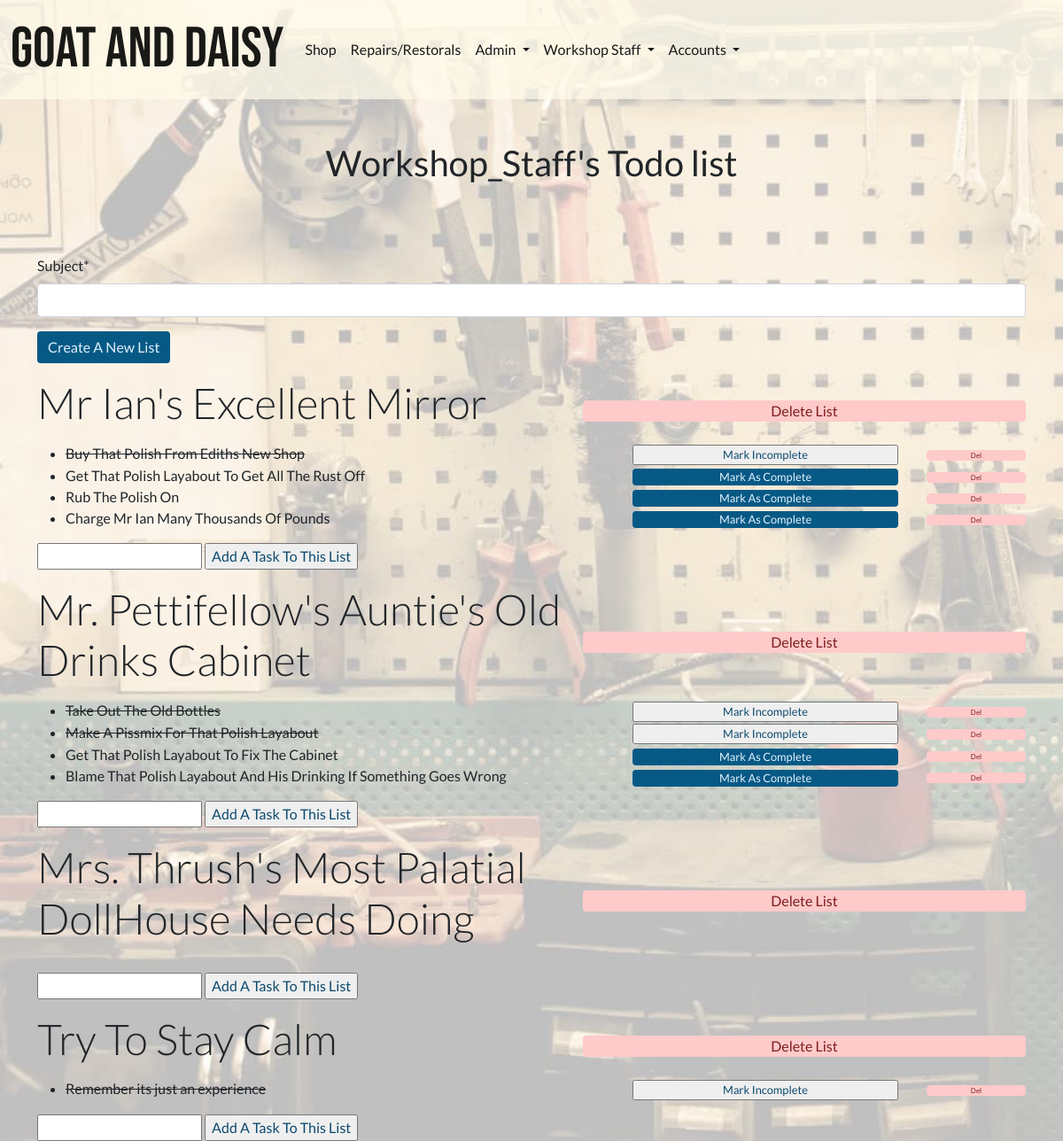
The page /workshop/task-manager/ (signed in) on the database its author committed.
### repairs_restorals/models.py (models this page shows, shortened)
class TodoList(models.Model):
    staff_member = models.ForeignKey(StaffMember, on_delete=models.CASCADE)
    subject = models.CharField(max_length=255)
    admin_created = models.BooleanField(default=False)

class TodoItem(models.Model):
    todo_list = models.ForeignKey(
        TodoList, on_delete=models.CASCADE, related_name="items")
    title = models.CharField(max_length=255)
    is_completed = models.BooleanField(default=False)

### repairs_restorals/views.py (the view, shortened to what this page needs)
# urls.py: path('task-manager/', views.TaskManager.as_view(), name="task_manager"),
class TaskManager(GroupRequiredMixin, View):
    group_required = [u'General Staff']
    def get(self, request, *args, **kwargs):
        staff_member = get_object_or_404(
            StaffMember, username=self.request.user)
        todo_list = TodoList.objects.prefetch_related(
            'items').filter(staff_member=staff_member)
        todo_list_form = CreateTodoListForm()
        todo_list_item_form = CreateTodoListItemForm()
        context = {
            'todo_list': todo_list,
            'todo_list_form': todo_list_form,
            'todo_list_item_form': todo_list_item_form,
        }
        return render(request, 'repairs_restorals/todo_list.html', context)

### repairs_restorals/forms.py
class CreateTodoListForm(forms.ModelForm):
    class Meta:
        model = TodoList
        fields = ['subject']

class CreateTodoListItemForm(forms.ModelForm):
    class Meta:
        model = TodoItem
        fields = ['title', 'is_completed']

### invoices/contexts.py (called while the page is built, shortened)
def shopping_cart(request):
    template_cart = []
    products_count = 0
    order_amount = 0
    shipping = 0
    cart = request.session.get('cart', {})
    for item in enumerate(template_cart):
        products_count += 1
    order_total = order_amount + shipping
    stripe_total = round(order_total * 100)
    context = {
        'template_cart': template_cart,
        'products_count': products_count,
        'order_amount': order_amount,
        'shipping': shipping,
        'order_total': order_total,
        'stripe_total': stripe_total,
    }
    return context

### profiles/group_mixin_decorator.py (called while the page is built)
    def dispatch(self, request, *args, **kwargs):
        if not request.user.is_authenticated:
            raise PermissionDenied
        else:
            user_groups = []
            for group in request.user.groups.values_list('name', flat=True):
                user_groups.append(group)
            if len(set(user_groups).intersection(self.group_required)) <= 0:
                raise PermissionDenied
        return super(GroupRequiredMixin, self).dispatch(request, *args, **kwargs)

### profiles/templatetags/user_in_group_tag.py (called while the page is built)
@register.filter(name='has_group')
def has_group(user, group_name):
    try:
        group = Group.objects.get(name=group_name)
    except Group.DoesNotExist:
        return False
    return group in user.groups.all()

### repairs_restorals/templates/repairs_restorals/todo_list.html (shortened to what this page needs)
{% extends 'base.html' %}
{% load crispy_forms_tags %}
{% load static %}
{% block extra_css %}
<link rel="stylesheet" href="{% static 'css/workshop_bg_image_trans.css' %}">
{% endblock %}
{% block content %}
<p class="h1" style="margin-top: 10rem; margin-bottom: 5rem;text-align:center;">{{ request.user | title }}'s Todo list</p>
<form action="." method="POST">
    {{ todo_list_form | crispy }}
    <input type="submit" class="btn btn-info" value="Create A New List">
</form>
{% for list in todo_list %}
<div class="task" style="padding-top: 1rem;">
    <div class="list-flex" style="display: flex; align-items: center; justify-content:space-between;">
        <p class="display-5">{{list.subject}}</p>
        <form action="{% url 'manage_item' pk=list.id %}" method="GET">
            <input type="submit" name="delete_list" value="Delete List" style="font-size: 1rem; padding: 0; width: 500px;" class="btn btn-danger">
        </form>
    </div>
    <ul>
        {% for item in list.items.all %}
            <div class="list-item-flex" style="display:flex; justify-content:space-between;">
                {% if item.is_completed %}
                <li><s>{{ item.title }}</s></li>
                {% else %}
                <li>{{ item.title }}</li>
                {% endif %}
                <div class="list-item-form-flex" style="display:flex; gap:2rem;">
                    <form action="{% url 'manage_item' pk=item.id %}" method="GET">
                        {% if item.is_completed %}
                        <input type="submit" name="toggle_item" value="Mark Incomplete" style="font-size: .8rem; padding: 0; width: 300px;" class="text-info">
                        {% else %}
                        <input type="submit" name="toggle_item" value="Mark As Complete" style="font-size: .8rem; padding: 0; width:300px;" class="btn btn-info">
                        {% endif %}
                    </form>
                    <form action="{% url 'manage_item' pk=item.id %}" method="GET">
                        <input type="submit" name="delete_list_item" value="Del" style="font-size: .5rem; padding: 0;" class="btn btn-danger">
                    </form>
                </div>
            </div>
        {%endfor %}
    </ul>
    <form action="." method=POST>
        <input type="text" name="title" id="title">
        <input type="submit" value="Add A Task To This List" class="text-info">
    </form>
</div>
{% endfor %}
{% endblock %}

### static/css/site_base_custom.css (style rules this page uses)
body { background-color: var(--amber-100); font-family: "Lato", sans-serif; }
.btn { min-width: 7rem; }
.btn-warning, .btn-info { background-color: var(--sky-800); color: var(--sky-100); border: unset; }
.btn-danger { background-color: var(--red-200); color: var(--red-900); border: unset; }
.text-info { color: var(--sky-900) !important; }

### static/css/workshop_bg_image_trans.css (style rules this page uses)
body { background-image: url("../img/workshop-25-flip.jpg"); background-repeat: no-repeat; background-size: cover; background-attachment: fixed; }

### rows shown on the page
TodoList: subject "Mr Ian's Excellent Mirror"
TodoItem: title "Buy That Polish From Ediths New Shop"
TodoItem: title "Get That Polish Layabout To Get All The Rust Off"
TodoItem: title "Rub The Polish On"
TodoItem: title "Charge Mr Ian Many Thousands Of Pounds"
TodoList: subject "Mr. Pettifellow's Auntie's Old Drinks Cabinet"
TodoItem: title "Take Out The Old Bottles"
TodoItem: title "Make A Pissmix For That Polish Layabout"
TodoItem: title "Get That Polish Layabout To Fix The Cabinet"
TodoItem: title "Blame That Polish Layabout And His Drinking If Something Goes Wrong"
TodoList: subject "Mrs. Thrush's Most Palatial DollHouse Needs Doing"
TodoList: subject "Try To Stay Calm"
TodoItem: title "Remember its just an experience"

### other values the page prints
{{ request.user | title }} "Workshop_Staff"
